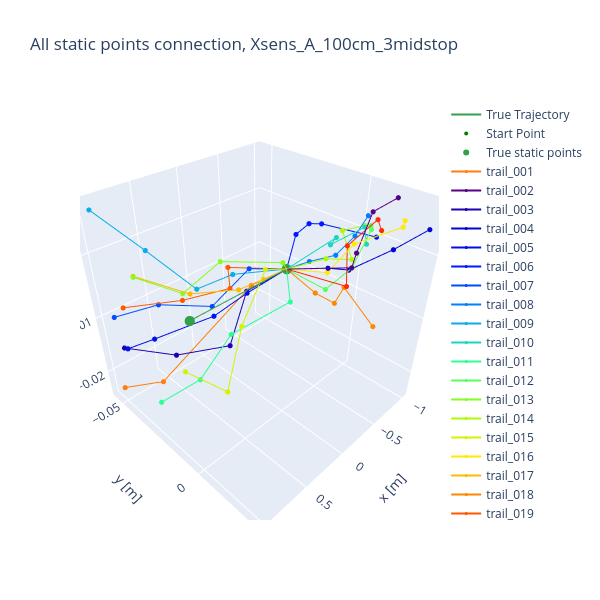
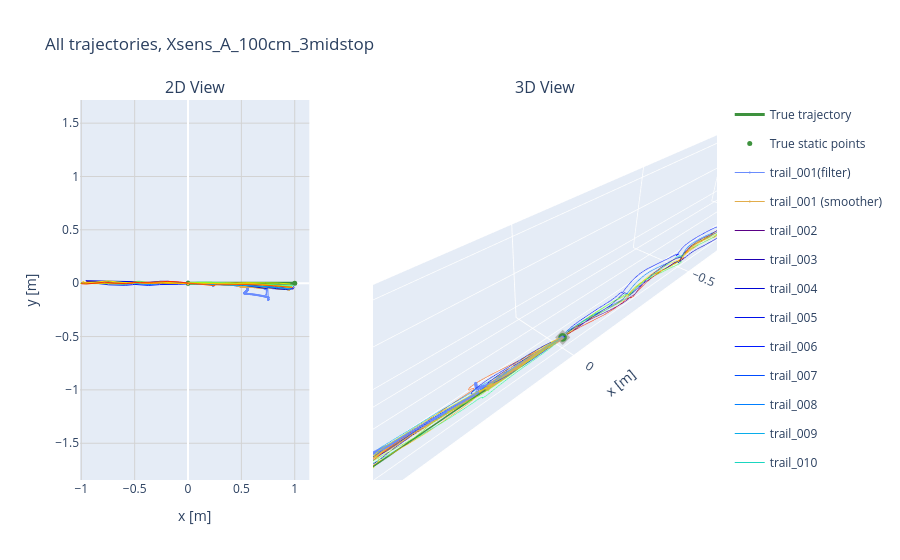
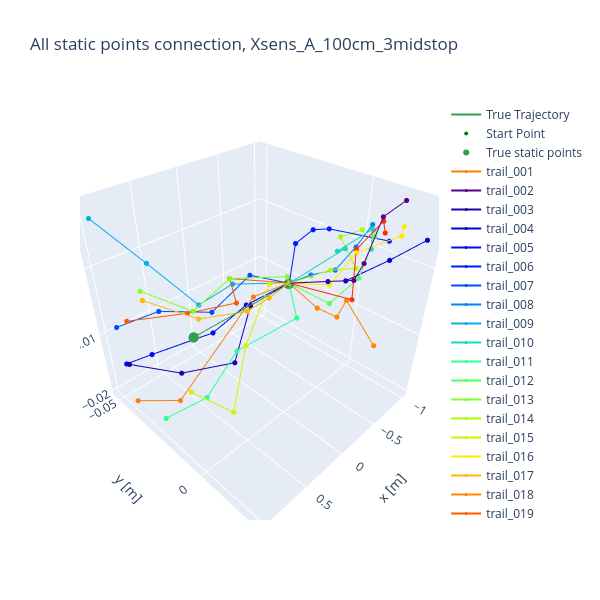
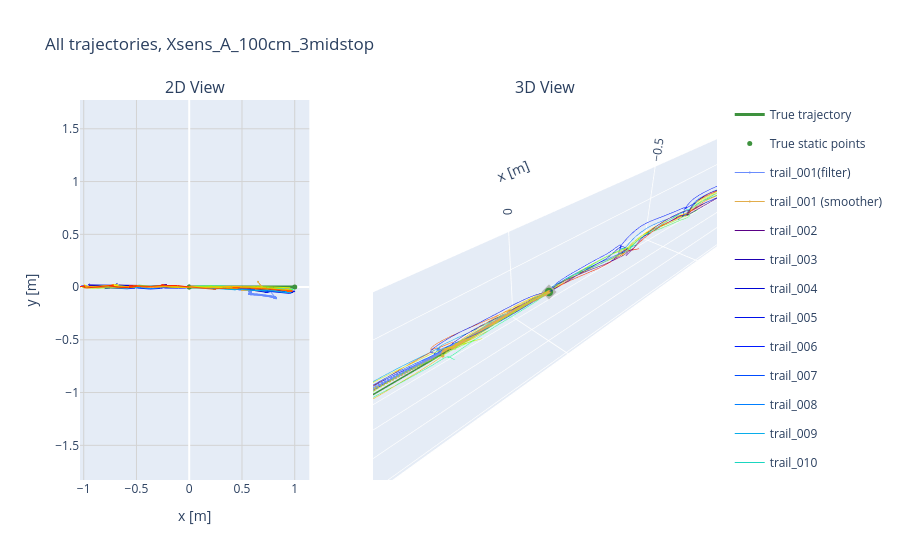

The cell these charts' notebook holds for them, in order:
### Markdown cell above
### fixed distance lines

### Code cell
dists = ["100cm_3midstop"] #"10cm" ,"1meter", "100cm_3midstop","40cm"
SSMs = ["HYBVIO", "SOLA", "OPENSHOE", "MATERN"] #

all_model_metrics = {}

results_dir = Path(f"results_{datetime.now():%Y%m%d_%H%M%S}")
results_dir.mkdir(parents=True, exist_ok=True)
for dist in dists:
    metrics_by_model = {}
    for SSM_name in SSMs:

        folders = [Path("./data/Xsens_A_" + dist)]
        # folders = [Path("./phyphox_A14A_" + dist),
        #         Path("./phyphox_A14SF_" + dist),
        #         Path("./phyphox_GalaxyS8_" + dist),
        #         Path("./phyphox_Realme_" + dist),
        #         Path("./Xsens_A_" + dist),
        #         Path("./Xsens_B_" + dist)]


        print(f"True distance: {dist} || model: {SSM_name}")

        estimated_lengths = {}
        for folder_i in folders:
            print(f"Processing folder {folder_i}")
            # fixed distance lines
            cfg_glb = GlobalConfig(nav_mode=True, SSM_name=SSM_name, 
                                    metric_type="NLL", #"FRECHET", #
                                    still_time=150,
                                    # ZVDtype="SHOE", zupt_threshold = 150,
                                    ZVDtype="STRICT", zupt_threshold=0.005,
                                    min_zupt_duration_s=1.5,
                                    use_reference_zupt=False,                       
                                    fs=120,      
                                    plot=False                      
                                        )

            cfg_glb.imu_folder = folder_i
                                
            cfg_glb.ref_grid_path = xp.array([[0,0,0],[1,0,0]]).T
            if "1meter" in dist or "100cm" in dist: 
                cfg_glb.grid_scale = 1
            elif "40cm" in dist:
                cfg_glb.grid_scale = 0.4
            elif "25cm" in dist:
                cfg_glb.grid_scale = 0.25
                cfg_glb.still_time = 50
                cfg_glb.min_zupt_duration_s = 0.5
            elif "10cm" in dist:
                cfg_glb.grid_scale = 0.1
                cfg_glb.zupt_threshold=0.003
                cfg_glb.min_zupt_duration_s = 0.5
            elif "60cm" in dist:
                cfg_glb.grid_scale = 0.6
            else:
                cfg_glb.grid_scale = 0

            file_count = len(list(cfg_glb.imu_folder.glob("*.json")))
            print(f"found: {file_count} files in folder {cfg_glb.imu_folder}")
            points_number_for_align = 0


            # Run for specific trails
            trails = [f"{k+1:03d}" for k in range(file_count)] #[f"{k+41:03d}" for k in range(file_count)] #
            cfg_glb.plot = False
            fig_p = make_subplots(
                                rows=1, cols=2,
                                subplot_titles=("2D View", "3D View"),
                                specs=[[{"type": "xy"}, {"type": "scene"}]],
                                column_widths=[0.4, 0.6]
                            )
            fig_p_zupt = go.Figure()
            dist2D_all = []
            dist3D_all = []
            for i, trail in enumerate(trails):
                trail_start = time.time()
                print(f"\n{'='*60}")
                print(f"Processing Trail {trail}")
                print(f"{'='*60}")

                cfg_glb.update({"trail_id":trail})
                            
                try:
                    #  ------  nav mode  ------
                    run_trail.trail_time_start = time.time()

                    # When use_reference_zupt=True, my_out is for using external zupt, my_out_more is for using traditional ZVD
                    # When use_reference_zupt=False, my_out is for using traditional ZVD, my_out_more is None
                    my_out, my_out_more = run_trail.run_navigation_trail(cfg_glb, nav_flag = True)
                    
                    if my_out_more.my_sins is not None:
                        my_out.my_sins.plot_zupt_detection(my_out.my_sins.zupt_ref, u = {"Acc norm":80*xp.norm(my_out.my_sins.u_all[0:3, :], axis=0)})
                        fig1 = my_out.my_sins.plot_quaternion(my_out.my_results, title="Quaternion estimated using reference zupt")
                        fig2 = my_out_more.my_sins.plot_quaternion(my_out_more.my_results,
                                                                    title="Quaternion estimated using traditional ZVD")
                        pts_static_refzupt, fig1 = my_out.my_sins.plot_trajectory_zupt_only(my_out.my_results, title="Static points estimated using reference zupt", points_number_for_align=points_number_for_align)
                        pts_static_zvd, fig2 = my_out_more.my_sins.plot_trajectory_zupt_only(my_out_more.my_results, title="Static points estimated using traditional ZVD", points_number_for_align=points_number_for_align)
                        my_out.my_sins.plot_trajectory(my_out.my_results, title="Trajectory estimated using reference zupt", points_number_for_align=points_number_for_align)
                        my_out_more.my_sins.plot_trajectory(my_out_more.my_results, title="Trajectory estimated using traditional ZVD", points_number_for_align=points_number_for_align)
                        
                        
                    else:
                        # my_out.my_sins.plot_zupt_detection(title=f"{trail}")#u = {"Acc norm":xp.norm(my_out.my_sins.u_all[0:3, :], axis=0)}, 
                        # my_out.my_sins.plot_orientation(my_out.my_results, title=f"{trail}")
                        _, fig1 = my_out.my_sins.plot_trajectory_zupt_only(my_out.my_results, points_number_for_align=0, showfig=False, title=f"{trail}")
                        fig2 = my_out.my_sins.plot_trajectory(my_out.my_results, points_number_for_align=0, showfig=False, title=f"{trail}")
                        
                        dist3D = xp.norm(my_out.my_results["POS"][:,-1]-my_out.my_results["POS"][:,0])
                        dist2D = xp.norm(my_out.my_results["POS"][0:1,-1]-my_out.my_results["POS"][0:1,0])
                        print(f"horizontal dist: {dist2D}, 3D distance: {dist3D}")

                        dist2D_all.append(dist2D)
                        dist3D_all.append(dist3D)
                    

                    trail_lasting = time.time() - trail_start


                    if i==0:
                        fig_p_zupt = copy.deepcopy(fig1)
                        name_mapping = {
                            "ZUPT Interval Means": "trail_"+f"{trail}",
                        }
                        for trace in fig_p_zupt.data:
                            if trace.name in name_mapping:
                                trace.name = name_mapping[trace.name]


                        fig_p = copy.deepcopy(fig2)
                        name_mapping = {
                            "Estimation": f"trail_"+f"{trail}"+"(filter)",
                            "Smoothed estimation": f"trail_"+f"{trail} (smoother)",
                        }
                        for trace in fig_p.data:
                            if trace.name in name_mapping:
                                trace.name = name_mapping[trace.name]

                        continue
                    

                    for t in [copy.deepcopy(t) for t in fig1.data if t.name == "ZUPT Interval Means"]:
                        t.name = f"trail_{trail}"
                        color_trail = px.colors.sample_colorscale('Rainbow', [(int(trail)-int(trails[0]))/file_count])
                        if getattr(t, "line", None): t.line.color = color_trail[0]

                        if getattr(t, "marker", None): t.marker.color = color_trail[0]
                        fig_p_zupt.add_trace(t)

                    for t in [copy.deepcopy(t) for t in fig2.data if t.legendgroup=="Smoothed estimation"]:
                        color_trail = px.colors.sample_colorscale('Rainbow', [(int(trail)-int(trails[0]))/file_count])
                        t.name = f"trail_{trail}"
                        t.legendgroup = f"trail_{trail}"
                        # t.line.color = t.marker.color = color_trail[0]
                        t.mode = 'lines'
                        t.line.color = color_trail[0]
                        if hasattr(t, 'marker'):t.marker = None 
                        fig_p.add_trace(t)         


                    estimated_lengths.update({folder_i.stem: dist3D_all})
                    print(f"\nTrail {trail} completed successfully!")
                    
                except Exception as e:
                    print(f"\nError processing trail {trail}:")
                    print(f"{type(e).__name__}: {e}")
                    trail_lasting = 0
                    import traceback
                    traceback.print_exc()
                
                print(f"Total time: {trail_lasting/60:.2f} minutes")

            fig_p_zupt.update_layout(title_text=f"All static points connection, {cfg_glb.imu_folder.stem}")
            fig_p_zupt.show()
            fig_p.update_layout(title_text=f"All trajectories, {cfg_glb.imu_folder.stem}")
            fig_p.show()



        dist_metrics = compute_metrics(estimated_lengths, gt_length=cfg_glb.grid_scale)
        metrics_by_model.update({SSM_name: next(iter(dist_metrics.values()))})

        var_name = f"{cfg_glb.SSM_name}_{dist}"  
        np.save(results_dir / f"{var_name}.npy", dist_metrics, allow_pickle=True)

    all_model_metrics[dist] = metrics_by_model
